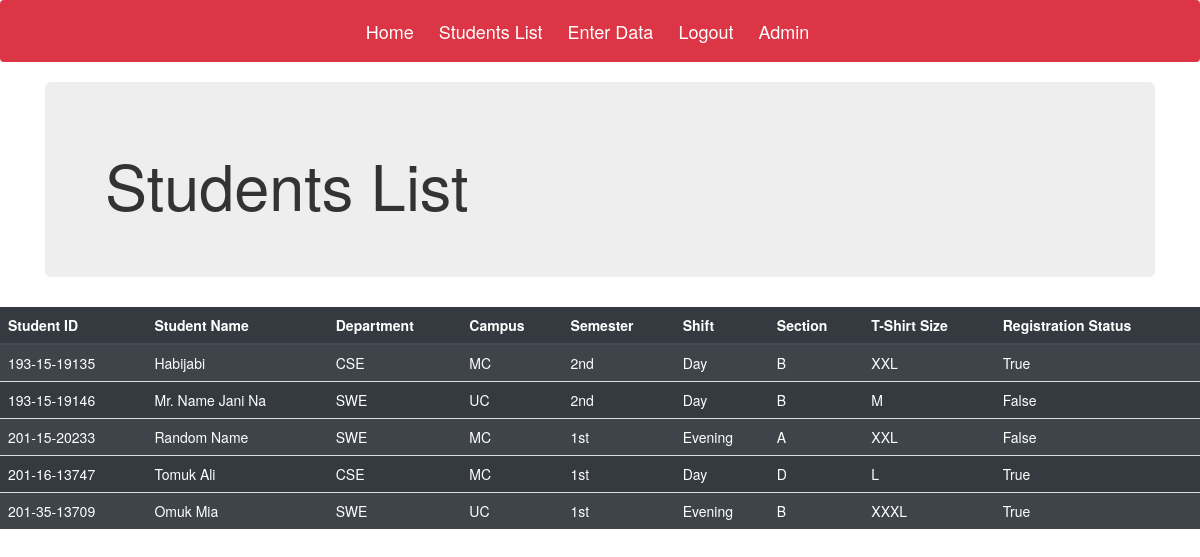
The app's page /Registration/students/ (signed in), older data.
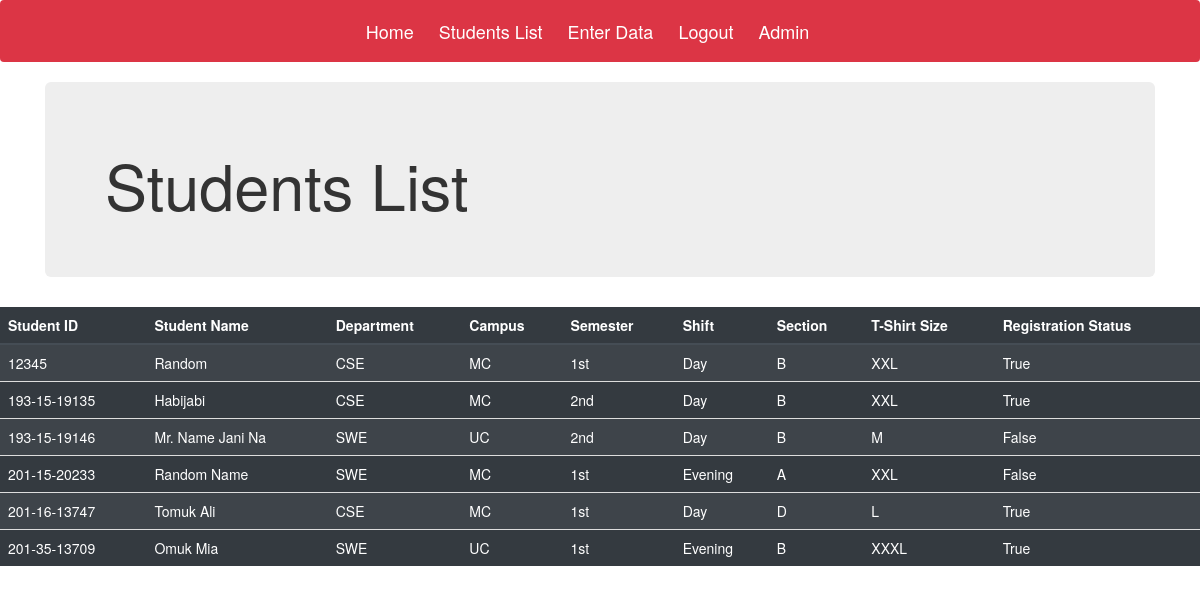
The same page, newer data.
### Registration/models.py (models this page shows, shortened)
class Student(models.Model):
    dept = (
        ('CSE', "CSE"),
        ('SWE', 'SWE'),
        ('CIS', 'CIS'),
        ('Other', 'Other'),
    )
    camp = (
        ('MC', 'MC'),
        ('UC', 'UC'),
    )
    sem = (
        ('1st', '1st'),
        ('2nd', '2nd'),
    )
    shft = (
        ('Day', 'Day'),
        ('Evening', 'Evening'),
    )
    sec = (
        ('A', 'A'),
        ('B', 'B'),
        ('C', 'C'),
        ('D', 'D'),
        ('E', 'E'),
    )
    tshirt = (
        ('M', 'M'),
        ('L', 'L'),
        ('XL', 'XL'),
        ('XXL', 'XXL'),
        ('XXXL', 'XXXL'),
    )
    ID = models.CharField(max_length=20, unique=True, primary_key=True)
    Name = models.CharField(max_length=50)
    Department = models.CharField(max_length=10, choices=dept, default='Cse')
    Campus = models.CharField(max_length=10, choices=camp, default='Main')
    Semester = models.CharField(max_length=10, choices=sem, default='first')
    Shift = models.CharField(max_length=10, choices=shft, default='day')
    Section = models.CharField(max_length=10, choices=sec)
    TShirt = models.CharField(max_length=10, choices=tshirt, default='mid')
    Status = models.BooleanField(default=False)

### Registration/views.py (the view)
@login_required
def list(request):
    student_list = Student.objects.order_by('ID')
    dict = {'table': student_list}
    return render(request, 'Registration/list.html', context=dict)

### templates/Registration/list.html
 {% extends "Registration/base.html" %}
 {% load static %}
  {% block body_block %}
    <div class="container">
      <div class="jumbotron">
        <h1>Students List</h1>
      </div>
    </div>
    <div class="table-responsive">
      {% if table %}
        <table class = "table table-dark table-striped table-hover">
          <thead class= "thead-dark">
            <th scope="col">Student ID</th>
            <th scope="col"> Student Name</th>
            <th scope="col">Department</th>
            <th scope="col">Campus</th>
            <th scope="col">Semester</th>
            <th scope="col">Shift</th>
            <th scope="col">Section</th>
            <th scope="col">T-Shirt Size</th>
            <th scope="col">Registration Status</th>
          </thead>
          {% for st in table %}
            <tr>
              <td>{{ st.ID }}</td>
              <td>{{ st.Name|title }}</td>
              <td>{{ st.Department }}</td>
              <td>{{ st.Campus }}</td>
              <td>{{ st.Semester }}</td>
              <td>{{ st.Shift }}</td>
              <td>{{ st.Section }}</td>
              <td>{{ st.TShirt }}</td>
              <td>{{ st.Status }}</td>
            </tr>
          {% endfor %}
        </table>
        {% else %}
          <p>Nothing Found :( </p>
        {% endif %}
    </div>
 {% endblock %}

### templates/Registration/base.html (shortened to what this page needs)
<!DOCTYPE html>
{% load static %}
<html lang="en" dir="ltr">
  <head>
    <link rel="stylesheet" href="https://maxcdn.bootstrapcdn.com/bootstrap/4.4.1/css/bootstrap.min.css">
    <link rel="stylesheet" href="https://maxcdn.bootstrapcdn.com/bootstrap/3.4.1/css/bootstrap.min.css">
  </head>
  <body>
    <nav class="navbar navbar-expand-sm  bg-danger sticky-top navbar-dark">
      <div class="container">
        <ul class='nav navbar-nav'>
          <li><a class="navbar-brand" href="{% url 'home' %}">Home</a></li>
          {% if user.is_authenticated %}
            <li><a class="navbar-brand" href="{% url 'registration:list' %}">Students List</a></li>
            <li><a class="navbar-brand" href="{% url 'registration:form' %}">Enter Data</a></li>
            <li><a class="navbar-brand" href="{% url 'logout' %}">Logout</a></li>
          {% else %}
            <li><a class="navbar-brand" href="{% url 'registration:user_login' %}">Login</a></li>
            <li><a class="navbar-brand" href="{% url 'registration:register' %}">Register</a></li>
          {% endif %}
          <li><a class="navbar-brand" href="{% url 'admin:index' %}">Admin</a></li>
        </ul>
      </div>
    </nav>
      {% block body_block %}{% endblock %}
  </body>
</html>

Row changes from the older to the newer data that the page shows:
added Student: ID "12345", Name "Random", Department "CSE", Campus "MC", Semester "1st", Shift "Day", Section "B", TShirt "XXL", Status "True"
